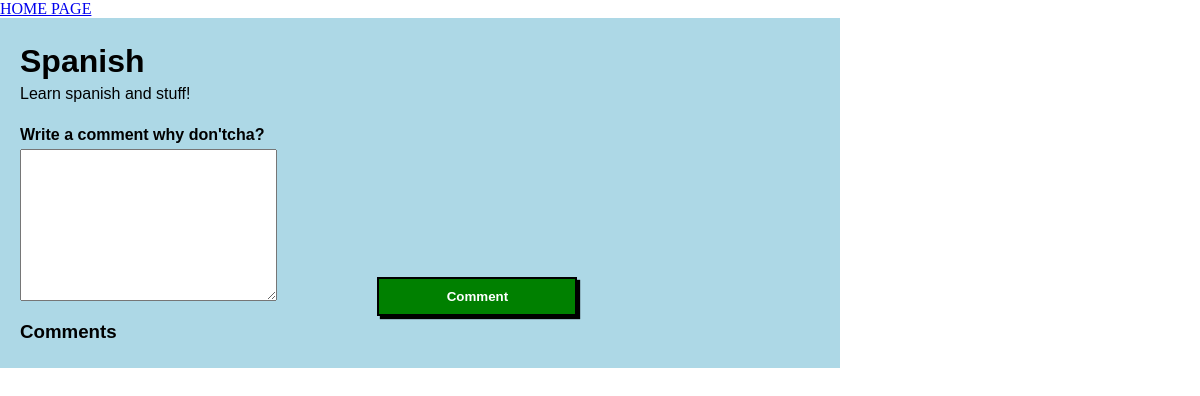
The app's page /courses/4/, older data.
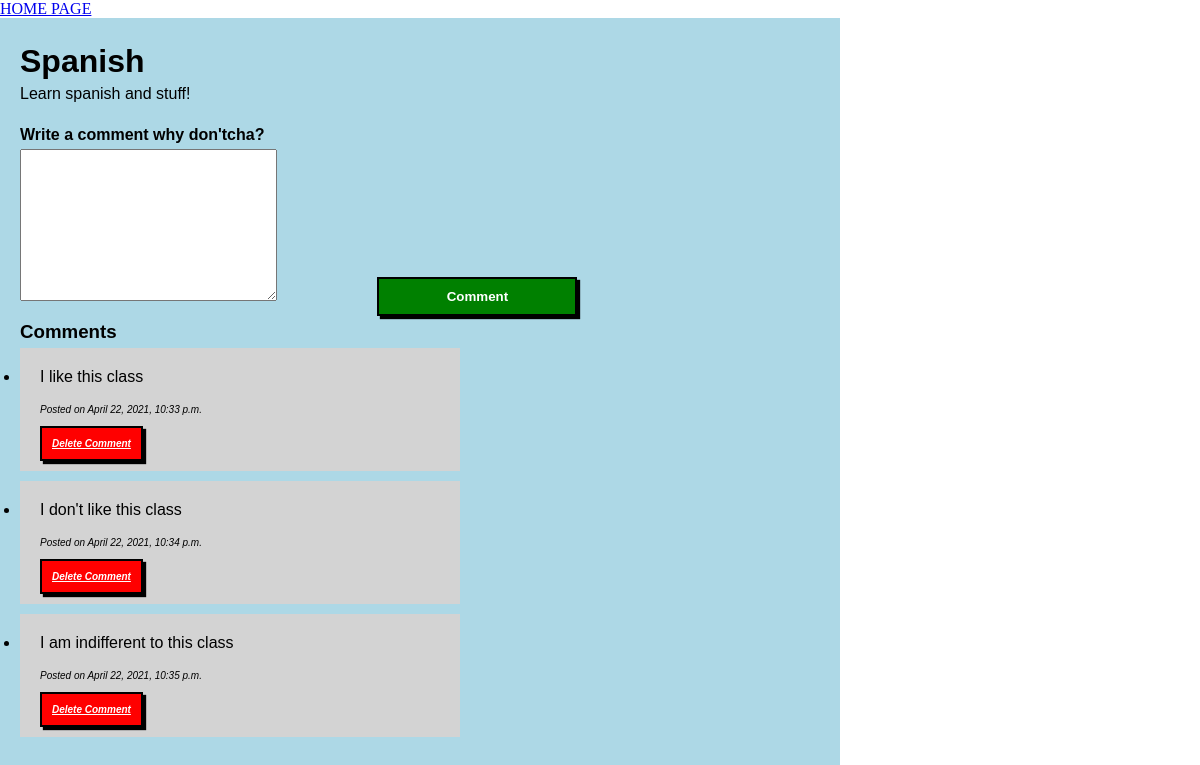
The same page, newer data.
### courses_app/models.py (models this page shows)
class Comment(models.Model):
    text = models.TextField()
    course = models.ForeignKey(Course, on_delete=models.CASCADE, related_name="comments")
    objects = Comment_Manager()
    created_at = DateTimeField(auto_now_add=True)
    updated_at = DateTimeField(auto_now=True)

### courses_app/views.py (the view)
# urls.py: path('courses/<int:id>/', views.show_course),
def show_course(request, id):
    context = {
        'course': Course.objects.get(id = id)
    }
    return render(request, 'course_page.html', context)

### courses_app/models.py (called while the page is built)
    def __str__(self):
        return self.text

### courses_app/templates/course_page.html (shortened to what this page needs)
<!DOCTYPE html>
<html lang="en">
<head>
    {% load static %}
    <link rel="stylesheet" href="{% static 'style.css' %}">
</head>
<body>
    <a href="/">HOME PAGE</a>
    <div id="wrapper">
        <h1>{{course.name}}</h1>
        <p>{{course.description}}</p>
        <br>
        <form action="/courses/{{course.id}}/create_comment/" method="POST">
            <h4>Write a comment why don'tcha?</h4>
            <textarea name="comment" cols="30" rows="10"></textarea>
            <input class="add-button styled-button" type="submit" value="Comment">
        </form>
        <h3>Comments</h3>
        <ul>
            {% for comment in course.comments.all %}
                <li class="comment">
                    <p>{{comment.text}}</p>
                    <br>
                    <p class="subscript">Posted on {{comment.created_at}}</p>
                    <br>
                    <a class="styled-button delete-button subscript" href="/courses/{{course.id}}/comments/{{comment.id}}/destroy/">Delete Comment</a>
                </li>
            {% endfor %}
        </ul>
    </div>
</body>
</html>

Row changes from the older to the newer data that the page shows:
added Comment: text "I like this class", created_at "April 22, 2021, 10:33 p.m."
added Comment: text "I don't like this class", created_at "April 22, 2021, 10:34 p.m."
added Comment: text "I am indifferent to this class", created_at "April 22, 2021, 10:35 p.m."
